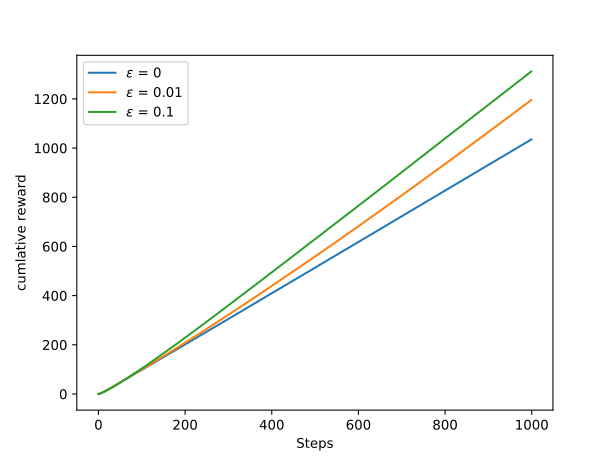

Generate this figure with Python:
#######################################################################
# Copyright (C)                                                       #
# 2016 Shangtong Zhang(zhangshangtong.cpp@gmail.com)                  #
# 2016 Tian Jun(tianjun.cpp@gmail.com)                                #
# 2016 Artem Oboturov(oboturov@gmail.com)                             #
# 2016 Kenta Shimada(hyperkentakun@gmail.com)                         #
# Permission given to modify the code as long as you keep this        #
# declaration at the top                                              #
#######################################################################

import matplotlib.pyplot as plt
import numpy as np


class Bandit(object):
    """Model of the k-armed Bandit Problem"""

    def __init__(self, kArm=10, epsilon=0, initial=0, stepSize=0.1):
        self.k = kArm  # number of the arms
        self.stepSize = stepSize  # constant step for updating the estimate
        self.indices = np.arange(self.k)
        self.qTrue = []  # value for each action
        self.qEst = np.zeros(self.k)  # estimate for each action's value
        self.averageReward = 0  # average of the total reward in one run
        self.actionCount = []  # record the number of each action being chosen
        self.epsilon = epsilon  # probability for exploration
        self.time = 0  # rounds for the trial

        # initialize real rewards with N(0,1) and estimations with initial
        for i in range(0, self.k):
            self.qTrue.append(np.random.randn())
            self.qEst[i] = initial
            self.actionCount.append(0)

        # get action with highest value
        self.bestAction = np.argmax(self.qTrue)

    def getAction(self):
        """the action for this bandit, explore or exploit?"""
        # explore
        if self.epsilon > 0:
            if np.random.binomial(1, self.epsilon) == 1:
                np.random.shuffle(self.indices)
                return self.indices[0]
        # exploit
        return np.argmax(self.qEst)

    def takeAction(self, action):
        """take the action and update the estimates for each action"""
        # generate the reward
        reward = np.random.randn() + self.qTrue[action]
        self.time += 1
        self.averageReward = (self.time - 1) / self.time * \
            self.averageReward + reward / self.time
        self.actionCount[action] += 1
        # use the sample average to update the estimate
        self.qEst[action] += (reward - self.qEst[action]) / self.actionCount[action]
        return reward


def banditSimulation(nBandits, time, bandits):
    """Play the bandits with nBandits runs each has time steps"""
    bestActionCounts = [np.zeros(time, dtype=float)
                        for _ in range(0, len(bandits))]
    averageRewards = [np.zeros(time, dtype=float)
                      for _ in range(0, len(bandits))]
    cumlativeRewards = [np.zeros(time, dtype=float)
                        for _ in range(0, len(bandits))]
    for banditInd, bandit in enumerate(bandits):
        for i in range(0, nBandits):
            for t in range(0, time):
                action = bandit[i].getAction()
                reward = bandit[i].takeAction(action)
                averageRewards[banditInd][t] += reward
                if action == bandit[i].bestAction:
                    bestActionCounts[banditInd][t] += 1
        bestActionCounts[banditInd] /= nBandits
        averageRewards[banditInd] /= nBandits
        # here we calculate the cumlative properties
        for j in range(0, time):
            cumlativeRewards[banditInd][j] =averageRewards[banditInd][j] + cumlativeRewards[banditInd][j - 1]
    return bestActionCounts, averageRewards, cumlativeRewards


nBandits = 2000  # the number of runs
time = 1000  # the number of steps in each run
# Coparison of epsilon-greedy action-value methods
epsilons = [0, 0.01, 0.1]
bandits = []
for epsInd, eps in enumerate(epsilons):
    bandits.append([Bandit(epsilon=eps) for _ in range(0, nBandits)])
bestActionCounts, averageRewards, cumlativeRewards = banditSimulation(nBandits, time, bandits)
figureIndex = 0
# plot for the numbers of best action
plt.figure(figureIndex)
figureIndex += 1
for eps, counts in zip(epsilons, bestActionCounts):
    plt.plot(counts, label='$\epsilon$ = %r' % eps)
plt.xlabel('Steps')
plt.ylabel('optimal action')
plt.legend()
# plot for the average Rewards
plt.figure(figureIndex)
figureIndex += 1
for eps, rewards in zip(epsilons, averageRewards):
    plt.plot(rewards, label='$\epsilon$ = %r' % eps)
plt.xlabel('Steps')
plt.ylabel('average reward')
plt.legend()
# plot for the culmative rewards
plt.figure(figureIndex)
figureIndex += 1
for eps, cumrewards in zip(epsilons, cumlativeRewards):
    plt.plot(cumrewards, label='$\epsilon$ = %r' % eps)
plt.xlabel('Steps')
plt.ylabel('cumlative reward')
plt.legend()


plt.show()
